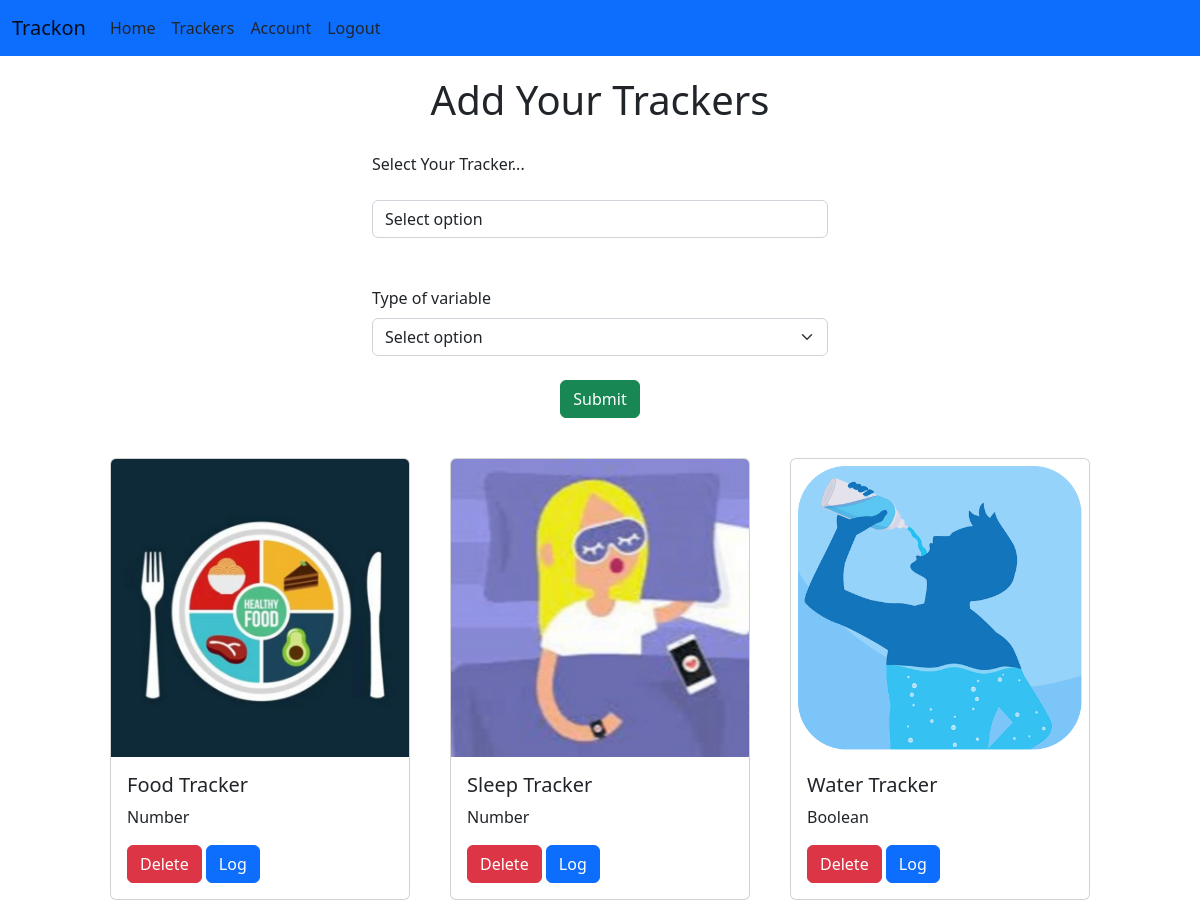
Before: /track (signed in) with the older database file.
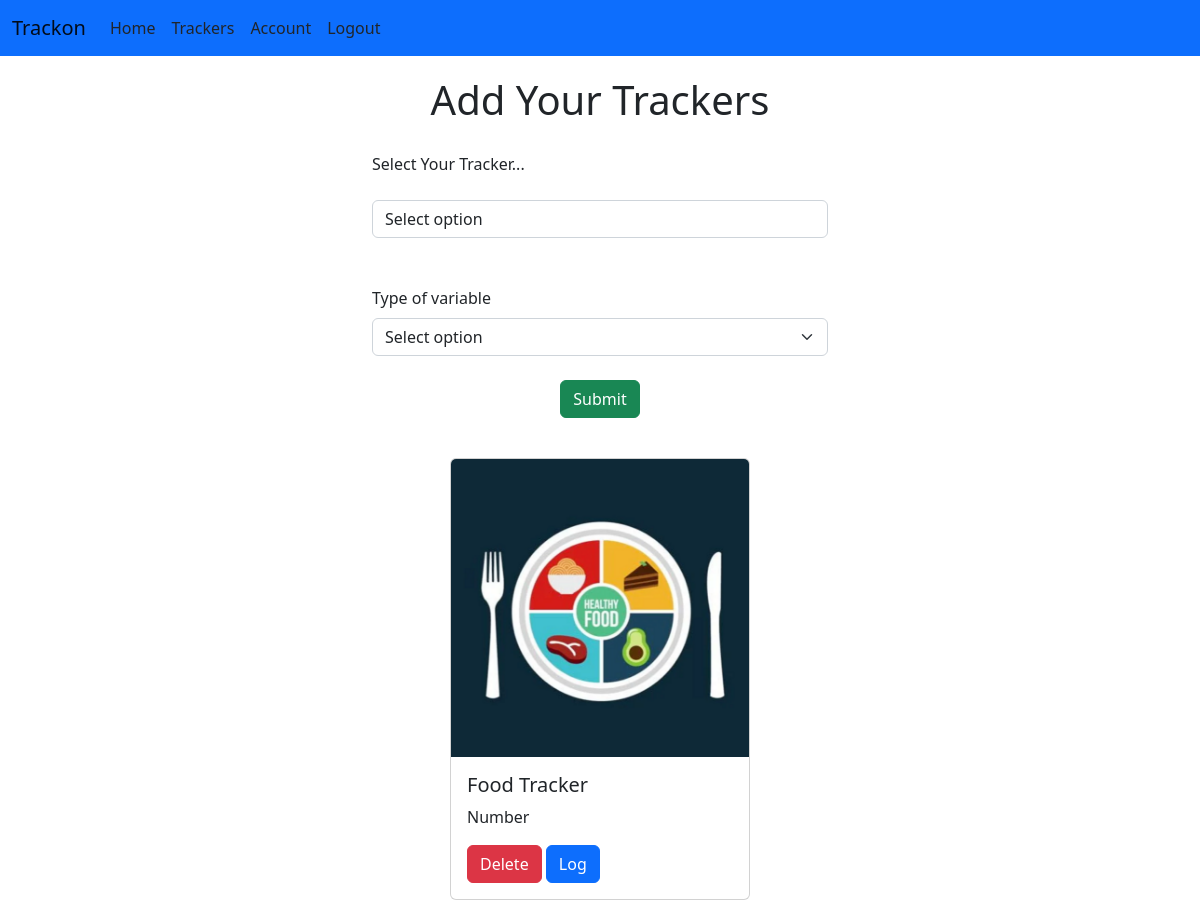
After: the same page with the newer database file.
### main/models.py (models this page shows, shortened)
class Tracker(db.Model):
    sno = db.Column(db.Integer, primary_key=True)
    tracker_name = db.Column(db.String(300), nullable=False)
    task_value_type = db.Column(db.String(20), nullable=False)
    user_id = db.Column(db.Integer, db.ForeignKey('user.id'))
    logs = db.relationship('Inputaken', backref='tracker', lazy=True)

### main/routes.py (the view, shortened to what this page needs)
@app.route("/track", methods=['GET', 'POST'])
@login_required
def track():
    user = User.query.filter_by(id=current_user.id).first()
    outputpage = user.trackers
    outputpage=Tracker.query.filter_by(user_id=current_user.id).all()
    if(len(outputpage) == 0):
        return render_template("track.html", title="Track")
    return render_template('track.html', outpage=outputpage)

### main/models.py (called while the page is built)
@login_manager.user_loader
def load_user(user_id):
    return User.query.get(int(user_id))

### main/templates/track.html (shortened to what this page needs)
{% extends 'base.html' %} {% block content %}
{% if outpage|length <6 %}
 <div class="container track-heading">
  <h1>Add Your Trackers</h1>
  </div>
  <div class="container track-input">
    <form action="/track" method="POST">
      <div class="form">
        <label for="inputState">Select Your Tracker...</label><br /><br />
        <select id="inputState" class="form-control" name="track_variable">
          <option selected>Select option</option>
        </select><br /><br />
        <label for="inputState" class="form-label">Type of variable</label>
        <select id="inputState" class="form-select" name="track_type">
          <option selected>Select option</option>
        </select><br />
        <div class="track-btn">
          <button type="submit" class="btn btn-success">Submit</button>
        </div>
      </div>
    </form>
  </div>
  <div class="container track-card-container">
    {% for inpt in outpage %}
    <div class="card track-card">
      <img class="card-img-top" src="\static\{{inpt.tracker_name}}.png" alt="">
      <div class="card-body">
        <h5 class="card-title">{{inpt.tracker_name}}</h5>
        <p class="card-text">{{inpt.task_value_type}}</p>
        <a href="/track/delete/{{inpt.sno}}" type="button" class="btn btn-danger">Delete</a>
        <a href="/log/{{inpt.sno}}" type="button" class="btn btn-primary">Log</a>
      </div>
    </div>
    {% endfor %}
  </div>
  {% endif %} {% endblock content %}

### main/templates/base.html (shortened to what this page needs)
<!DOCTYPE html>
<html lang="en">
  <head>
    <link
      href="https://cdn.jsdelivr.net/npm/bootstrap@5.2.0-beta1/dist/css/bootstrap.min.css"
      rel="stylesheet"
    />
    <link rel="stylesheet" href="{{ url_for('static',filename='main.css') }}" />
  </head>
  <body>
    <nav class="navbar navbar-expand-lg bg-primary">
      <div class="container-fluid">
        <a class="navbar-brand" href="#">Trackon</a>
        <div class="collapse navbar-collapse" id="navbarNav">
          <a
            class="nav-link active px-2"
            href="{{url_for('home')}}"
            aria-current="page"
            href="#"
            >Home</a
          >
          {% if current_user.is_authenticated %}
          <a class="nav-link px-2" href="{{url_for('track')}}">Trackers</a>
          <a class="nav-link px-2" href="{{url_for('account')}}">Account</a>
          <a class="nav-link px-2" href="{{url_for('logout')}}">Logout</a>
          {% else %}
          <a class="nav-link px-2" href="{{url_for('login')}}">Login</a>
          <a class="nav-link px-2" href="{{url_for('register')}}">Register</a>
          {% endif %}
        </div>
      </div>
    </nav>
     {% block content %} {% endblock %}
  </body>
</html>

### main/static/main.css (style rules this page uses)
.track-input { width: 40%; padding-top: 20px; }
.track-heading { text-align: center; padding-top: 20px; }
.track-btn { text-align: center; }
.track-card-container { display: flex; justify-content: center; align-items: center; flex-wrap: wrap; padding-top: 20px; }
.track-card { width:300px; margin: 20px 20px; }

Changed rows visible on the page:
removed Tracker: tracker_name (picture), tracker_name "Sleep Tracker", task_value_type "Number"
removed Tracker: tracker_name (picture), tracker_name "Water Tracker", task_value_type "Boolean"
